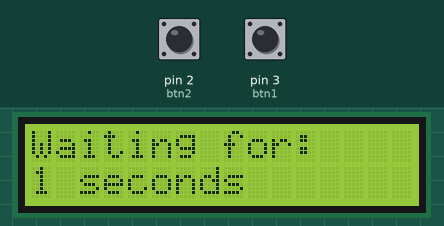
A sketch run on a simulated Arduino Uno, built with avr-gcc and run on an emulated ATmega328P. On the bench: 16×2 character LCD. The inputs (shaded band) are chosen by the test bench; at power-on: pin 3 (btn1) HIGH, pin 2 (btn2) HIGH. What the sketch prints to the serial monitor is not drawn.

Above: at 1.2 s.
1.3 s: pin 3 (btn1) pulled LOW for 0.15 s
2.0 s: pin 2 (btn2) pulled LOW for 0.15 s
At 2.8 s:
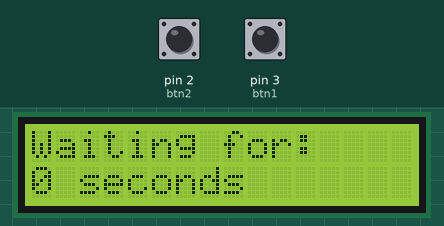
5.1 s: pin 3 (btn1) pulled LOW for 1 s
At 5.32 s:
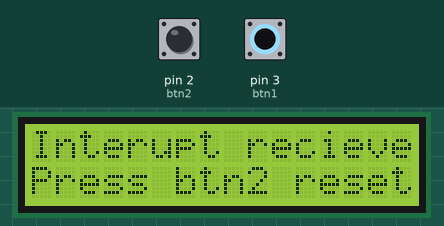
6.7 s: pin 2 (btn2) pulled LOW for 1 s
At 7.5 s:
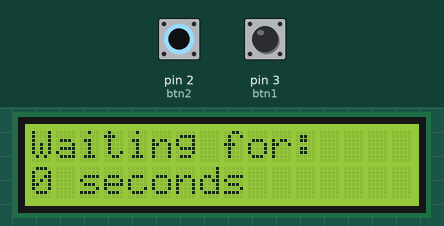
8.3 s: pin 3 (btn1) pulled LOW for 3.2 s
At 8.97 s:
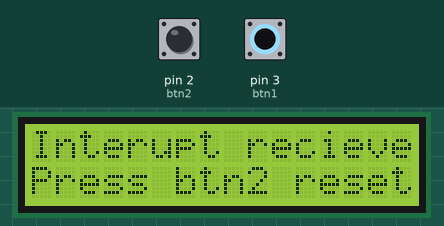

Measured:
- after the input at 1.3 s, every drawn part: stays the same
- after the input at 5.1 s, the display: first differs from a run without the input at once (image 2)
- after the input at 6.7 s, the display: changes at once (image 3)
- after the input at 8.3 s, the display: first differs from a run without the input after 0.46 s (image 4)
- what the display in image 2 shows lasts 0.4 s, from 5.1 s to 5.5 s

The sketch:

nsotom3Lab7.ino
```cpp
// 1- Nygel Sotomayor 655654678
// 2- Lab 7 - Interruption
// 3- Description - This code essentially calls the attachInterrupt fucntion on my 2 buttons with their respective interupt or reset functions and outputs to the LED SCREEN
// 4- The assumptions I made was the format of my output to the lcd screen and utilizing a counter instead of millis and delaying by one second each time
// 5- References - The references I utilized was given by the professor https://docs.arduino.cc/learn/electronics/lcd-displays to see how to implement the LED Screen
//                 and https://www.arduino.cc/reference/en/language/functions/external-interrupts/attachinterrupt/ to see how to implement the attachInterrupt function
// 6- In Person Demo: Brian
#include <LiquidCrystal.h>
//Time Libraries
#include <TimeLib.h>
// initialize the library by associating any needed LCD interface pin
// with the arduino pin number it is connected to
// Our constants
const int rs = 12, en = 11, d4 = 5, d5 = 4, d6 = 8, d7 = 9, btn1 = 3, btn2 = 2;
LiquidCrystal lcd(rs, en, d4, d5, d6, d7);
//Our global variables for time and state
int seconds = 0;
bool state = false;
//int state11 = 0;
//int state2 = 0;
//Our Setup
void setup() {
  //Initialize the serial monitor
  Serial.begin(9600);
  // set up the LCD's number of columns and rows:
  lcd.begin(16, 2);
  pinMode(btn1, INPUT_PULLUP);
  pinMode(btn2, INPUT_PULLUP);

  attachInterrupt(digitalPinToInterrupt(btn1), Inter, CHANGE);
  attachInterrupt(digitalPinToInterrupt(btn2), Reset, CHANGE);
}

void loop() {
  //Serial.print("1");
  if(state == false) {
    lcd.clear();
    state = false;
    lcd.setCursor(0, 0);
    lcd.print("Waiting for: ");
    lcd.setCursor(0, 1);
    lcd.print(seconds);
    lcd.print(" seconds");
    seconds++;
    delay(1000);
    lcd.clear();
  } else {
    lcd.clear();
    lcd.setCursor(0, 0);
    lcd.print("Interupt recieved!");
    lcd.setCursor(0,1);
    lcd.print("Press btn2 reset");
    delay(100);
    lcd.clear();
  }
  /*
  state11 = digitalRead(btn1);
  state2 = digitalRead(btn2);
  if(state11 == LOW) {
    Serial.print("1");
  }
  if (state2 == LOW){
    Serial.print("2");
  }
  */
}
void Inter()
{
  state = true;
  Serial.print("1");
}

// called when the yellow button is pressed
void Reset()
{
  if (state == true)
  {
    seconds = 0;
    Serial.print("2");
    state = false;
  }
}
```
